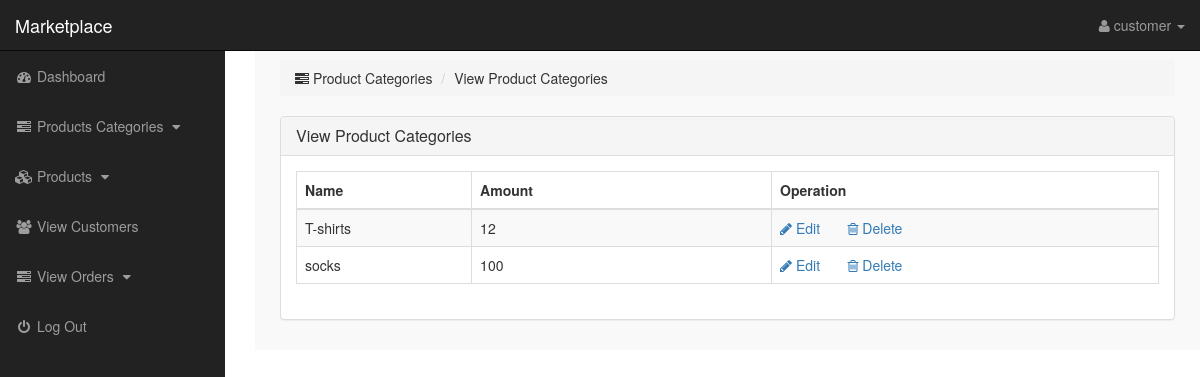
Page /index.php?category=view (signed in) on the committed database.
### tables this page shows
CREATE TABLE `users` (
  `id` int(11) NOT NULL,
  `nickname` varchar(30) NOT NULL,
  `email` varchar(30) NOT NULL,
  `pwd` varchar(30) NOT NULL,
  `role` varchar(10) NOT NULL,
  `gender` varchar(10) NOT NULL,
  `phone` varchar(30) NOT NULL,
  `fav_list` int(11) DEFAULT NULL,
  `about` text NOT NULL
);

CREATE TABLE `product_category` (
  `name` varchar(30) NOT NULL,
  `amount` int(11) NOT NULL DEFAULT 0,
  `id` int(11) NOT NULL
);

### category/view.php (the view, shortened to what this page needs)
<?php
if (!isset($_SESSION['can302'])) {
    echo "<script>window.open('login.php','_self')</script>";
}
else{
?>
<div class="row">
	<div class="col-lg-12">
		<ol class="breadcrumb">
			<li><i class="fa fa-tasks"></i> Product Categories</li>
			<li>View Product Categories</li>
		</ol>
	</div>
</div>
<div class="row">
	<div class="col-lg-12">
		<div class="panel panel-default">
			<div class="panel-heading">
				<h3 class="panel-title">View Product Categories</h3>
			</div>
			<div class="panel-body">
				<div class="table-responsive">
					<table class="table table-hover table-striped table-bordered">
						<thead>
							<tr>
								<th> Name </th>
								<th> Amount </th>
								<th> Operation </th>
							</tr>
						</thead>
						<tbody>
							<?php
								$get_p_cats = "select * from product_category order by amount";
								$run_p_cats = mysqli_query($con,$get_p_cats);
								if($run_p_cats!=false || $run_p_cats!=true )
									while ($row_p_cats = mysqli_fetch_array($run_p_cats)) {
										$p_cat_name = $row_p_cats['name'];
										$p_cat_amount = $row_p_cats['amount'];
							?>
							<tr>
								<td><?php echo $p_cat_name; ?></td>
								<td width="300"><?php echo $p_cat_amount; ?></td>
								<td>
								    <a href="index.php?category=edit&name=<?php echo $p_cat_name; ?>">
									<i class="fa fa-pencil"></i> Edit
								    </a>
								    <a href="index.php?category=delete&name=<?php echo $p_cat_name; ?>">
									<i class="fa fa-trash-o"></i> Delete
								    </a>
								</td>
							</tr>
						<?php } ?>
						</tbody>
					</table>
				</div>
			</div>
		</div>
	</div>
</div>
<?php } ?>

### includes/frame.php (shortened to what this page needs)
<?php
if (!isset($_SESSION['can302'])) {
    echo "<script>window.open('../login.php','_self')</script>";
} else {
?>
    <nav class="navbar navbar-inverse navbar-fixed-top">
        <div class="navbar-header">
            <a href="index.php?dashboard" class="navbar-brand">Marketplace</a>
        </div>
        <ul class="nav navbar-right top-nav">
            <li class="dropdown">
                <a href="#" class="dropdown-toggle" data-toggle="dropdown">
                    <i class="fa fa-user"></i> <?php echo $nickname; ?> <b class="caret"></b>
                </a>
            </li>
        </ul>
        <div class="collapse navbar-collapse navbar-ex1-collapse">
            <ul class="nav navbar-nav side-nav">
                <li>
                    <a href="index.php?dashboard">
                        <i class="fa fa-fw fa-dashboard"></i> Dashboard
                    </a>
                </li>
                <li>
                    <a href="#" data-toggle="collapse" data-target="#p_cat">
                        <i class="fa fa-fw fa-tasks"></i> Products Categories
                        <i class="fa fa-fw fa-caret-down"></i>
                    </a>
                </li>
                <li>
                    <a href="#" data-toggle="collapse" data-target="#products">
                        <i class="fa fa-fw fa-cubes"></i> Products
                        <i class="fa fa-fw fa-caret-down"></i>
                    </a>
                </li>
                <li>
                    <a href="index.php?customer">
                        <i class="fa fa-fw fa-users"></i> View Customers
                    </a>
                </li>
                <li>
                    <a href="#" data-toggle="collapse" data-target="#orders">
                        <i class="fa fa-fw fa-tasks"></i> View Orders
                        <i class="fa fa-fw fa-caret-down"></i>
                    </a>
                </li>
                <li>
                    <a href="logout.php">
                        <i class="fa fa-fw fa-power-off"></i> Log Out
                    </a>
                </li>
            </ul>
        </div>
    </nav>
<?php } ?>

### styles/style.css (style rules this page uses)
body { margin-top: 100px; }
@media (min-width: 768px) { body { margin-top: 50px; } }
.top-nav { padding: 0 15px; }
.top-nav>li { float: left; display: inline-block; }
.top-nav>li>a { color: #999999; line-height: 20px; padding-top: 15px; padding-bottom: 15px; }
@media (min-width: 768px) { .side-nav { position: fixed; top: 51px; bottom: 0; width: 225px; overflow-y: auto; overflow-x: hidden; background-color: #222222; padding-bottom: 40px; border-radius: 0; } }
@media (min-width: 768px) { .side-nav>li>a { width: 255px; } }

### rows in the picture
users: nickname "customer"
product_category: name "T-shirts", amount "12"
product_category: name "socks", amount "100"
